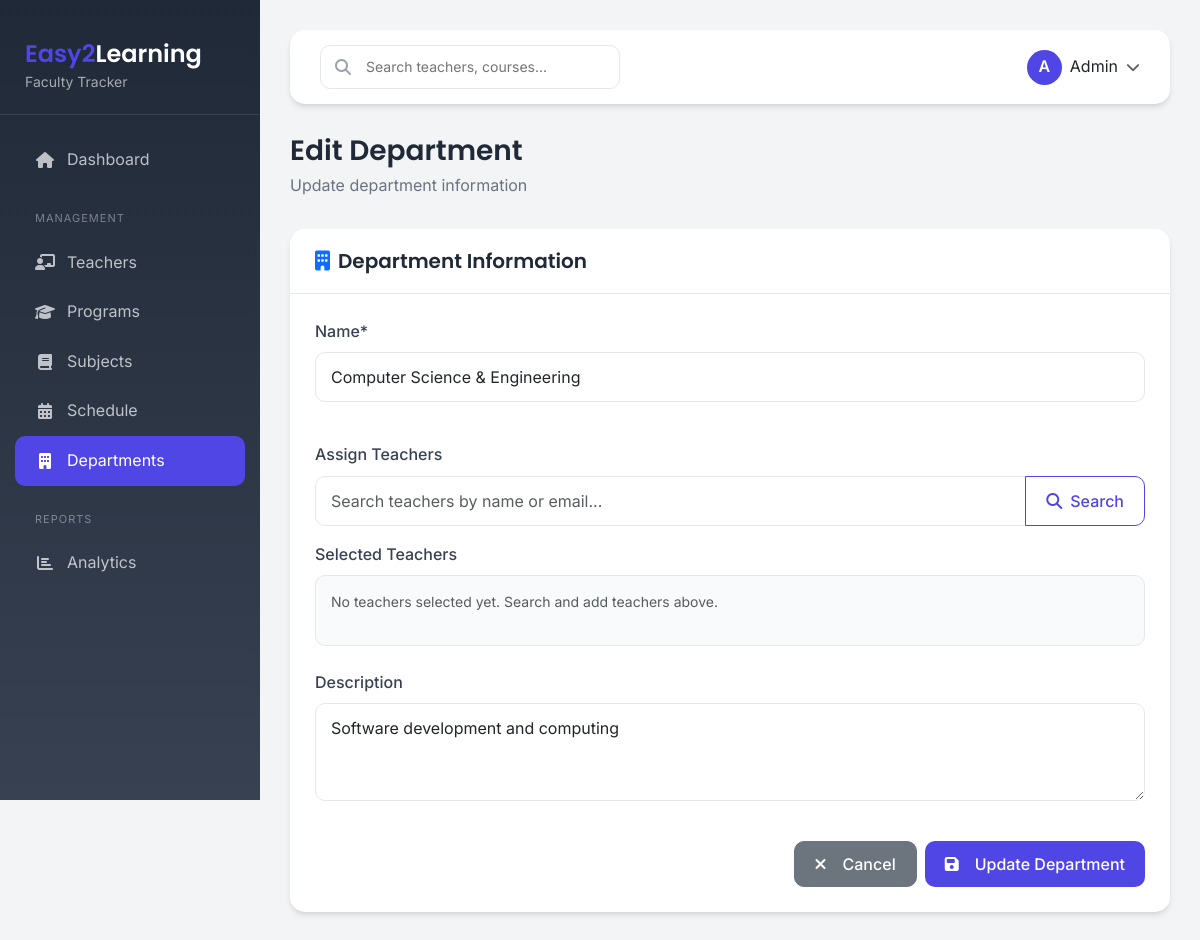
The page /departments/6/edit/ on the database its author committed.
### faculty/models.py (models this page shows, shortened)
class Department(models.Model):
    name = models.CharField(max_length=100, unique=True)
    description = models.TextField(blank=True)
    teachers = models.ManyToManyField('Teacher', related_name='departments', blank=True)
    is_active = models.BooleanField(default=True)
    created_at = models.DateTimeField(auto_now_add=True)
    updated_at = models.DateTimeField(auto_now=True)
    class Meta:
        verbose_name = 'Department'
        verbose_name_plural = 'Departments'
        ordering = ['name']

### faculty/views.py (the view, shortened to what this page needs)
# urls.py: path('departments/<int:pk>/edit/', DepartmentUpdateView.as_view(), name='department_edit'),
class DepartmentUpdateView(UpdateView):
    model = Department
    form_class = DepartmentForm
    template_name = 'faculty/department_form.html'
    success_url = reverse_lazy('faculty:department_list')

### faculty/forms.py (shortened to what this page needs)
class DepartmentForm(forms.ModelForm):
    class Meta:
        model = Department
        fields = ['name', 'description', 'teachers']
        widgets = {
            'name': forms.TextInput(attrs={
                'class': 'form-control',
                'placeholder': 'Department name'
            }),
            'description': forms.Textarea(attrs={
                'class': 'form-control',
                'rows': 3,
                'placeholder': 'Department description (optional)',
                'required': False
            }),
            'teachers': forms.SelectMultiple(attrs={
                'class': 'form-select select2',
                'multiple': 'multiple',
                'data-placeholder': 'Select teachers...'
            }),
        }
    def __init__(self, *args, **kwargs):
        super().__init__(*args, **kwargs)
        self.fields['teachers'].queryset = Teacher.objects.filter(status='active')
        self.fields['description'].required = False

### faculty/models.py (called while the page is built)
    def __str__(self):
        return f"{self.first_name} {self.last_name} ({self.employee_id})"

### templates/faculty/department_form.html (shortened to what this page needs)
{% extends 'base.html' %}
{% load crispy_forms_tags %}
{% block content %}
<div class="page-header">
    <h1>{% if object %}Edit Department{% else %}Add New Department{% endif %}</h1>
    <p>{% if object %}Update department information{% else %}Enter department details{% endif %}</p>
</div>
<div class="content-card animate-fadeInUp">
    <div class="content-card-header">
        <h5><i class="fas fa-building me-2 text-primary"></i>Department Information</h5>
    </div>
    <div class="content-card-body">
        <form method="POST" id="departmentForm">
            <div class="row g-4">
                <div class="col-md-12">
                    {{ form.name|as_crispy_field }}
                </div>
                <div class="col-md-12">
                    <label class="form-label">Assign Teachers</label>
                    <div class="teacher-search-section">
                        <div class="input-group mb-3">
                            <input type="text" id="teacherSearchInput" class="form-control" placeholder="Search teachers by name or email..." autocomplete="off">
                            <button type="button" id="searchTeacherBtn" class="btn btn-outline-primary">
                                <i class="fas fa-search"></i> Search
                            </button>
                        </div>
                    </div>
                    <div class="selected-teachers-container">
                        <label class="form-label">Selected Teachers</label>
                        <div id="selectedTeachersList" class="selected-teachers-list">
                            <p class="text-muted small">No teachers selected yet. Search and add teachers above.</p>
                        </div>
                    </div>
                </div>
                <div class="col-md-12">
                    {{ form.description|as_crispy_field }}
                </div>
            </div>
            <div class="row mt-4">
                <div class="col-12 d-flex justify-content-end gap-2">
                    <a href="{% url 'faculty:department_list' %}" class="btn btn-secondary">
                        <i class="fas fa-times me-2"></i>Cancel
                    </a>
                    <button type="submit" class="btn btn-primary">
                        <i class="fas fa-save me-2"></i>{% if object %}Update{% else %}Save{% endif %} Department
                    </button>
                </div>
            </div>
        </form>
    </div>
</div>
{% endblock %}

### static/faculty/css/style.css (style rules this page uses)
:root { --primary-color: #4f46e5; --primary-light: #818cf8; --primary-dark: #4338ca; --secondary-color: #6b7280; --success-color: #10b981; --warning-color: #f59e0b; --danger-color: #ef4444; --info-color: #3b82f6; --light-bg: #f3f4f6; --dark-bg: #1f2937; --card-shadow: 0 4px 6px -1px rgba(0, 0, 0, 0.1), 0 2px 4px -1px rgba(0, 0, 0, 0.06); --hover-shadow: 0 10px 15px -3px rgba(0, 0, 0, 0.1), 0 4px 6px -2px rgba(0, 0, 0, 0.05); --transition-fast: 0.15s ease; --transition-normal: 0.3s ease; --transition-slow: 0.5s ease; --border-radius: 15px; --border-radius-sm: 10px; --border-radius-lg: 20px; }
* { margin: 0; padding: 0; box-sizing: border-box; }
body { font-family: 'Inter', -apple-system, BlinkMacSystemFont, 'Segoe UI', Roboto, sans-serif; background-color: var(--light-bg); color: #1f2937; line-height: 1.6; }
h1, h2, h3, h4, h5, h6 { font-family: 'Poppins', sans-serif; font-weight: 600; color: #1f2937; }
.animate-fadeInUp { animation: fadeInUp var(--transition-normal) ease forwards; }
.content-card { background: #fff; border-radius: var(--border-radius); box-shadow: var(--card-shadow); margin-bottom: 30px; transition: all var(--transition-normal); }
.content-card-header { padding: 20px 25px; border-bottom: 1px solid #e5e7eb; display: flex; justify-content: space-between; align-items: center; }
.content-card-header h5 { margin: 0; font-weight: 600; color: #1f2937; }
.content-card-body { padding: 25px; }
.btn { padding: 10px 20px; border-radius: var(--border-radius-sm); font-weight: 500; transition: all var(--transition-normal); display: inline-flex; align-items: center; justify-content: center; gap: 8px; }
.btn-primary { background: var(--primary-color); border: none; color: #fff; }
.btn-outline-primary { border-color: var(--primary-color); color: var(--primary-color); }
.form-control, .form-select { border-radius: var(--border-radius-sm); border: 1px solid #e5e7eb; padding: 12px 15px; transition: all var(--transition-fast); }
.form-label { font-weight: 500; color: #374151; margin-bottom: 8px; }
.page-header { margin-bottom: 30px; animation: fadeInUp var(--transition-normal) ease; }
.page-header h1 { font-size: 28px; font-weight: 600; color: #1f2937; margin-bottom: 5px; }
.page-header p { color: var(--secondary-color); margin: 0; }

### templates/base.html (style rules this page uses)
:root { --primary-color: #4f46e5; --secondary-color: #6b7280; --success-color: #10b981; --warning-color: #f59e0b; --danger-color: #ef4444; --info-color: #3b82f6; --light-bg: #f3f4f6; --dark-bg: #1f2937; --card-shadow: 0 4px 6px -1px rgba(0, 0, 0, 0.1), 0 2px 4px -1px rgba(0, 0, 0, 0.06); --hover-shadow: 0 10px 15px -3px rgba(0, 0, 0, 0.1), 0 4px 6px -2px rgba(0, 0, 0, 0.05); }
* { margin: 0; padding: 0; box-sizing: border-box; }
body { font-family: 'Inter', sans-serif; background-color: var(--light-bg); min-height: 100vh; }
.page-header { margin-bottom: 30px; animation: fadeInUp 0.5s ease; }
.page-header h1 { font-size: 28px; font-weight: 600; color: #1f2937; margin-bottom: 5px; }
.page-header p { color: #6b7280; margin: 0; }
.content-card { background: #fff; border-radius: 15px; box-shadow: var(--card-shadow); margin-bottom: 30px; animation: fadeInUp 0.5s ease; }
.content-card-header { padding: 20px 25px; border-bottom: 1px solid #e5e7eb; display: flex; justify-content: space-between; align-items: center; }
.content-card-header h5 { margin: 0; font-weight: 600; color: #1f2937; }
.content-card-body { padding: 25px; }
.btn { padding: 10px 20px; border-radius: 10px; font-weight: 500; transition: all 0.3s ease; }
.btn-primary { background: var(--primary-color); border: none; }
.btn-outline-primary { border-color: var(--primary-color); color: var(--primary-color); }
.form-control, .form-select { border-radius: 10px; border: 1px solid #e5e7eb; padding: 12px 15px; transition: all 0.3s ease; }
.form-label { font-weight: 500; color: #374151; margin-bottom: 8px; }
.animate-fadeInUp { animation: fadeInUp 0.5s ease forwards; }

### templates/faculty/department_form.html (style rules this page uses)
.teacher-search-section { position: relative; }
.selected-teachers-list { min-height: 60px; padding: 15px; background: #f9fafb; border-radius: 10px; border: 1px solid #e5e7eb; }

### rows shown on the page
Department: name "Computer Science & Engineering", description "Software development and computing"
